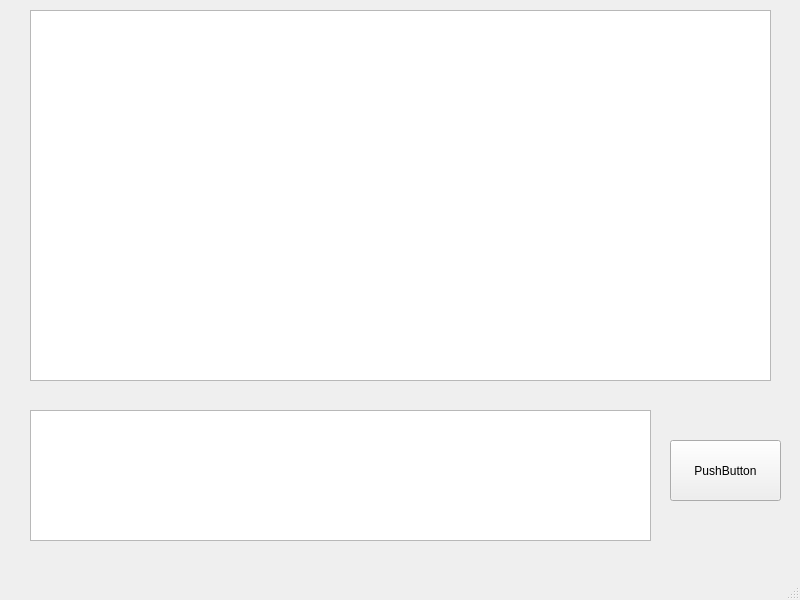
<?xml version="1.0" encoding="UTF-8"?>
<ui version="4.0">
 <class>MainWindow</class>
 <widget class="QMainWindow" name="MainWindow">
  <property name="geometry">
   <rect>
    <x>0</x>
    <y>0</y>
    <width>800</width>
    <height>600</height>
   </rect>
  </property>
  <property name="windowTitle">
   <string>MainWindow</string>
  </property>
  <widget class="QWidget" name="centralwidget">
   <widget class="QTextEdit" name="textEdit">
    <property name="geometry">
     <rect>
      <x>30</x>
      <y>410</y>
      <width>621</width>
      <height>131</height>
     </rect>
    </property>
   </widget>
   <widget class="QTextBrowser" name="textBrowser">
    <property name="geometry">
     <rect>
      <x>30</x>
      <y>10</y>
      <width>741</width>
      <height>371</height>
     </rect>
    </property>
   </widget>
   <widget class="QPushButton" name="pushButton">
    <property name="geometry">
     <rect>
      <x>670</x>
      <y>440</y>
      <width>111</width>
      <height>61</height>
     </rect>
    </property>
    <property name="text">
     <string>PushButton</string>
    </property>
   </widget>
  </widget>
  <widget class="QMenuBar" name="menubar">
   <property name="geometry">
    <rect>
     <x>0</x>
     <y>0</y>
     <width>800</width>
     <height>26</height>
    </rect>
   </property>
  </widget>
  <widget class="QStatusBar" name="statusbar"/>
 </widget>
 <resources/>
 <connections/>
</ui>
